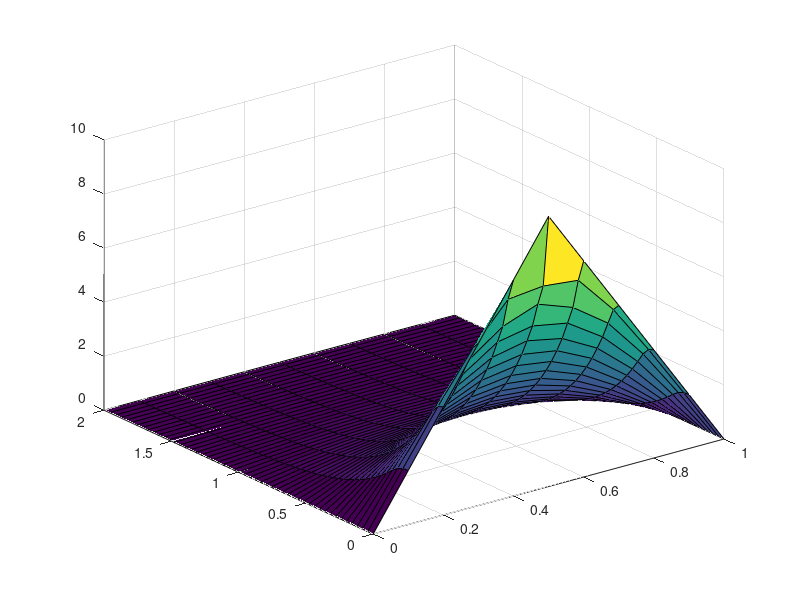

MATLAB code for this plot:
%Uses the Crank-Nicolson method to graph the heat equation
clear 
L=1;
dx=0.1;
imax=L/dx+1;
X=linspace(0,L,imax);
X2=linspace(0,L,imax);
% inital value
f0 = (20*X2);
f1 = (20 *(1-X));
disp(f0);
dt=0.05;
nstep=50;
D=0.25;
alpha=D*dt/(dx)^2;

e  = ones(imax,1);
B  = [-alpha*e 2*(1+alpha)*e -alpha*e];
Lx = spdiags(B,[-1 0 1],imax,imax);
B  = [alpha*e 2*(1-alpha)*e alpha*e];
Rx = spdiags(B,[-1 0 1],imax,imax);

u=zeros(length(X),nstep+1);
disp(f1);
u(:,1) = f1;        %20(1-x)
disp("ufirst");
disp(u)
u(1:6,1)= f0(1:6);  %for the first half its 20*x, so refill first half
%disp(u);
disp("usecond");

disp(u);
u(1,:)=0;
u(end,:)=0;
imax=length(X)-2;   % remove boundary point
e  = ones(imax,1);
A  = [-alpha*e 2*(1+alpha)*e -alpha*e];
Lx = spdiags(A,[-1 0 1],imax,imax);
B  = [alpha*e 2*(1-alpha)*e alpha*e];
Rx = spdiags(B,[-1 0 1],imax,imax);
disp(u);
%% CN method:
for n=2:nstep+1
    temp=zeros(imax,1);
    temp(1)=alpha*2*u(1,n);
    temp(end)=alpha*2*u(end,n);    
    u(2:end-1,n)=Lx\(Rx*u(2:end-1,n-1)+temp);
end
% display graph
t=(0:0.04:2);
[Xg,tg] = meshgrid(X,t);
figure;
surf(Xg,tg,u.');
